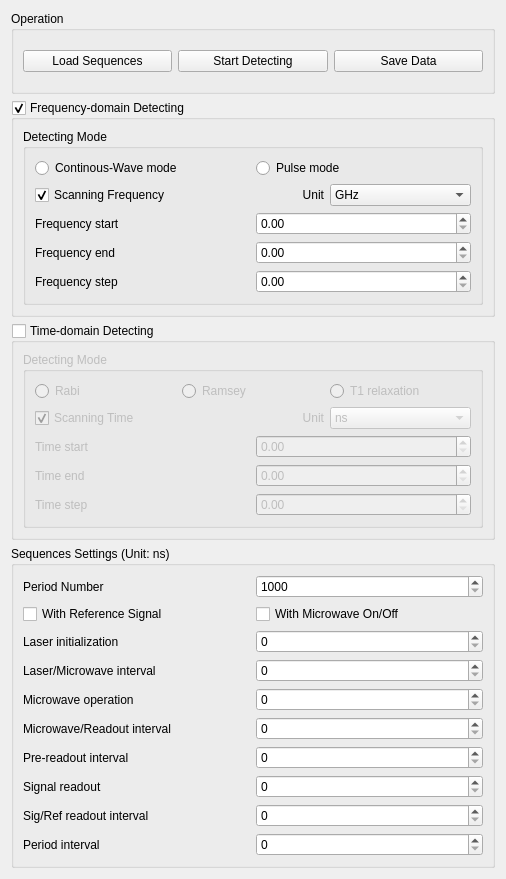
       <widget class="QWidget" name="pageODMR">
        <property name="geometry">
         <rect>
          <x>0</x>
          <y>0</y>
          <width>506</width>
          <height>879</height>
         </rect>
        </property>
        <attribute name="label">
         <string>ODMR Measurement</string>
        </attribute>
        <layout class="QVBoxLayout" name="verticalLayout">
         <item>
          <widget class="QGroupBox" name="groupBoxODMROperation">
           <property name="title">
            <string>Operation</string>
           </property>
           <layout class="QHBoxLayout" name="horizontalLayout_9">
            <item>
             <widget class="QPushButton" name="pushButtonODMRLoadSequences">
              <property name="text">
               <string>Load Sequences</string>
              </property>
             </widget>
            </item>
            <item>
             <widget class="QPushButton" name="pushButtonODMRStartDetecting">
              <property name="text">
               <string>Start Detecting</string>
              </property>
             </widget>
            </item>
            <item>
             <widget class="QPushButton" name="pushButtonODMRSaveData">
              <property name="text">
               <string>Save Data</string>
              </property>
             </widget>
            </item>
           </layout>
          </widget>
         </item>
         <item>
          <widget class="QGroupBox" name="groupBoxODMRFrequency">
           <property name="title">
            <string>Frequency-domain Detecting</string>
           </property>
           <property name="checkable">
            <bool>true</bool>
           </property>
           <layout class="QGridLayout" name="gridLayout_6">
            <item row="0" column="0" colspan="2">
             <widget class="QGroupBox" name="groupBox_10">
              <property name="title">
               <string>Detecting Mode</string>
              </property>
              <layout class="QVBoxLayout" name="verticalLayout_6">
               <item>
                <layout class="QHBoxLayout" name="horizontalLayout_15">
                 <item>
                  <widget class="QRadioButton" name="radioButtonODMRCW">
                   <property name="text">
                    <string>Continous-Wave mode</string>
                   </property>
                  </widget>
                 </item>
                 <item>
                  <widget class="QRadioButton" name="radioButtonODMRPulse">
                   <property name="text">
                    <string>Pulse mode</string>
                   </property>
                  </widget>
                 </item>
                </layout>
               </item>
               <item>
                <layout class="QHBoxLayout" name="horizontalLayout_14">
                 <item>
                  <widget class="QCheckBox" name="checkBoxODMRFrequencyScanning">
                   <property name="text">
                    <string>Scanning Frequency</string>
                   </property>
                   <property name="checked">
                    <bool>true</bool>
                   </property>
                  </widget>
                 </item>
                 <item>
                  <widget class="QLabel" name="label_34">
                   <property name="text">
                    <string>Unit</string>
                   </property>
                   <property name="alignment">
                    <set>Qt::AlignRight|Qt::AlignTrailing|Qt::AlignVCenter</set>
                   </property>
                  </widget>
                 </item>
                 <item>
                  <widget class="QComboBox" name="comboBoxODMRFrequencyUnit">
                   <item>
                    <property name="text">
                     <string>GHz</string>
                    </property>
                   </item>
                   <item>
                    <property name="text">
                     <string>MHz</string>
                    </property>
                   </item>
                   <item>
                    <property name="text">
                     <string>KHz</string>
                    </property>
                   </item>
                   <item>
                    <property name="text">
                     <string>Hz</string>
                    </property>
                   </item>
                  </widget>
                 </item>
                </layout>
               </item>
               <item>
                <layout class="QHBoxLayout" name="horizontalLayout_16">
                 <item>
                  <widget class="QLabel" name="label_17">
                   <property name="text">
                    <string>Frequency start</string>
                   </property>
                  </widget>
                 </item>
                 <item>
                  <widget class="QDoubleSpinBox" name="doubleSpinBoxODMRFrequencyStart"/>
                 </item>
                </layout>
               </item>
               <item>
                <layout class="QHBoxLayout" name="horizontalLayout_17">
                 <item>
                  <widget class="QLabel" name="label_18">
                   <property name="text">
                    <string>Frequency end</string>
                   </property>
                  </widget>
                 </item>
                 <item>
                  <widget class="QDoubleSpinBox" name="doubleSpinBoxODMRFrequencyEnd"/>
                 </item>
                </layout>
               </item>
               <item>
                <layout class="QHBoxLayout" name="horizontalLayout_18">
                 <item>
                  <widget class="QLabel" name="label_19">
                   <property name="text">
                    <string>Frequency step</string>
                   </property>
                  </widget>
                 </item>
                 <item>
                  <widget class="QDoubleSpinBox" name="doubleSpinBoxODMRFrequencyStep"/>
                 </item>
                </layout>
               </item>
              </layout>
             </widget>
            </item>
           </layout>
          </widget>
         </item>
         <item>
          <widget class="QGroupBox" name="groupBoxODMRTime">
           <property name="title">
            <string>Time-domain Detecting</string>
           </property>
           <property name="checkable">
            <bool>true</bool>
           </property>
           <property name="checked">
            <bool>false</bool>
           </property>
           <layout class="QVBoxLayout" name="verticalLayout_4">
            <item>
             <widget class="QGroupBox" name="groupBox_12">
              <property name="title">
               <string>Detecting Mode</string>
              </property>
              <layout class="QVBoxLayout" name="verticalLayout_5">
               <item>
                <layout class="QHBoxLayout" name="horizontalLayout_8">
                 <item>
                  <widget class="QRadioButton" name="radioButtonODMRRabi">
                   <property name="text">
                    <string>Rabi</string>
                   </property>
                  </widget>
                 </item>
                 <item>
                  <widget class="QRadioButton" name="radioButtonODMRRamsey">
                   <property name="text">
                    <string>Ramsey</string>
                   </property>
                  </widget>
                 </item>
                 <item>
                  <widget class="QRadioButton" name="radioButtonPulseODMRRelaxation">
                   <property name="text">
                    <string>T1 relaxation</string>
                   </property>
                  </widget>
                 </item>
                </layout>
               </item>
               <item>
                <layout class="QHBoxLayout" name="horizontalLayout_13">
                 <item>
                  <widget class="QCheckBox" name="checkBoxODMRTimeScanning">
                   <property name="text">
                    <string>Scanning Time</string>
                   </property>
                   <property name="checked">
                    <bool>true</bool>
                   </property>
                  </widget>
                 </item>
                 <item>
                  <widget class="QLabel" name="label_32">
                   <property name="text">
                    <string>Unit</string>
                   </property>
                   <property name="alignment">
                    <set>Qt::AlignRight|Qt::AlignTrailing|Qt::AlignVCenter</set>
                   </property>
                  </widget>
                 </item>
                 <item>
                  <widget class="QComboBox" name="comboBoxODMRTimeUnit">
                   <property name="currentIndex">
                    <number>3</number>
                   </property>
                   <item>
                    <property name="text">
                     <string>s</string>
                    </property>
                   </item>
                   <item>
                    <property name="text">
                     <string>ms</string>
                    </property>
                   </item>
                   <item>
                    <property name="text">
                     <string>us</string>
                    </property>
                   </item>
                   <item>
                    <property name="text">
                     <string>ns</string>
                    </property>
                   </item>
                  </widget>
                 </item>
                </layout>
               </item>
               <item>
                <layout class="QHBoxLayout" name="horizontalLayout_10">
                 <item>
                  <widget class="QLabel" name="label_30">
                   <property name="text">
                    <string>Time start</string>
                   </property>
                  </widget>
                 </item>
                 <item>
                  <widget class="QDoubleSpinBox" name="doubleSpinBoxODMRTimeStart">
                   <property name="maximum">
                    <double>1000.000000000000000</double>
                   </property>
                  </widget>
                 </item>
                </layout>
               </item>
               <item>
                <layout class="QHBoxLayout" name="horizontalLayout_11">
                 <item>
                  <widget class="QLabel" name="label_31">
                   <property name="text">
                    <string>Time end</string>
                   </property>
                  </widget>
                 </item>
                 <item>
                  <widget class="QDoubleSpinBox" name="doubleSpinBoxODMRTimeEnd">
                   <property name="maximum">
                    <double>1000.000000000000000</double>
                   </property>
                  </widget>
                 </item>
                </layout>
               </item>
               <item>
                <layout class="QHBoxLayout" name="horizontalLayout_12">
                 <item>
                  <widget class="QLabel" name="label_33">
                   <property name="text">
                    <string>Time step</string>
                   </property>
                  </widget>
                 </item>
                 <item>
                  <widget class="QDoubleSpinBox" name="doubleSpinBoxODMRTimeStep">
                   <property name="maximum">
                    <double>1000.000000000000000</double>
                   </property>
                  </widget>
                 </item>
                </layout>
               </item>
              </layout>
             </widget>
            </item>
           </layout>
          </widget>
         </item>
         <item>
          <widget class="QGroupBox" name="groupBoxODMRSequenceConfiguration">
           <property name="title">
            <string>Sequences Settings (Unit: ns)</string>
           </property>
           <layout class="QGridLayout" name="gridLayout_11">
            <item row="10" column="1">
             <widget class="QSpinBox" name="spinBoxODMRPreReadoutInterval">
              <property name="maximum">
               <number>100000</number>
              </property>
              <property name="singleStep">
               <number>10</number>
              </property>
             </widget>
            </item>
            <item row="9" column="1">
             <widget class="QSpinBox" name="spinBoxODMRMicrowaveReadoutInterval">
              <property name="maximum">
               <number>100000</number>
              </property>
              <property name="singleStep">
               <number>10</number>
              </property>
             </widget>
            </item>
            <item row="2" column="0">
             <widget class="QCheckBox" name="checkBoxODMRWithReference">
              <property name="text">
               <string>With Reference Signal</string>
              </property>
             </widget>
            </item>
            <item row="8" column="0">
             <widget class="QLabel" name="label_6">
              <property name="text">
               <string>Microwave operation</string>
              </property>
             </widget>
            </item>
            <item row="7" column="0">
             <widget class="QLabel" name="label_10">
              <property name="text">
               <string>Laser/Microwave interval</string>
              </property>
             </widget>
            </item>
            <item row="8" column="1">
             <widget class="QSpinBox" name="spinBoxODMRMicrowaveTime">
              <property name="maximum">
               <number>100000</number>
              </property>
              <property name="singleStep">
               <number>10</number>
              </property>
             </widget>
            </item>
            <item row="3" column="1">
             <widget class="QSpinBox" name="spinBoxODMRLaserTime">
              <property name="maximum">
               <number>100000</number>
              </property>
              <property name="singleStep">
               <number>10</number>
              </property>
             </widget>
            </item>
            <item row="10" column="0">
             <widget class="QLabel" name="label_23">
              <property name="text">
               <string>Pre-readout interval</string>
              </property>
             </widget>
            </item>
            <item row="13" column="1">
             <widget class="QSpinBox" name="spinBoxODMRSignalReadoutTime">
              <property name="maximum">
               <number>100000</number>
              </property>
              <property name="singleStep">
               <number>10</number>
              </property>
             </widget>
            </item>
            <item row="13" column="0">
             <widget class="QLabel" name="label_22">
              <property name="text">
               <string>Signal readout</string>
              </property>
             </widget>
            </item>
            <item row="7" column="1">
             <widget class="QSpinBox" name="spinBoxODMRLaserMicrowaveInterval">
              <property name="maximum">
               <number>100000</number>
              </property>
              <property name="singleStep">
               <number>10</number>
              </property>
             </widget>
            </item>
            <item row="14" column="1">
             <widget class="QSpinBox" name="spinBoxODMRSignalReferenceInterval">
              <property name="maximum">
               <number>100000</number>
              </property>
              <property name="singleStep">
               <number>10</number>
              </property>
             </widget>
            </item>
            <item row="3" column="0">
             <widget class="QLabel" name="label_8">
              <property name="text">
               <string>Laser initialization</string>
              </property>
             </widget>
            </item>
            <item row="16" column="0">
             <widget class="QLabel" name="label_20">
              <property name="text">
               <string>Period interval</string>
              </property>
             </widget>
            </item>
            <item row="14" column="0">
             <widget class="QLabel" name="label_21">
              <property name="text">
               <string>Sig/Ref readout interval</string>
              </property>
             </widget>
            </item>
            <item row="16" column="1">
             <widget class="QSpinBox" name="spinBoxODMRPeriodInterval">
              <property name="maximum">
               <number>100000</number>
              </property>
              <property name="singleStep">
               <number>10</number>
              </property>
             </widget>
            </item>
            <item row="1" column="1">
             <widget class="QSpinBox" name="spinBoxODMRPeriodNumber">
              <property name="minimum">
               <number>1000</number>
              </property>
              <property name="maximum">
               <number>10000000</number>
              </property>
              <property name="singleStep">
               <number>1000</number>
              </property>
             </widget>
            </item>
            <item row="9" column="0">
             <widget class="QLabel" name="label_24">
              <property name="text">
               <string>Microwave/Readout interval</string>
              </property>
             </widget>
            </item>
            <item row="1" column="0">
             <widget class="QLabel" name="label_3">
              <property name="text">
               <string>Period Number</string>
              </property>
             </widget>
            </item>
            <item row="2" column="1">
             <widget class="QCheckBox" name="checkBoxODMRMicrowaveOnOff">
              <property name="text">
               <string>With Microwave On/Off</string>
              </property>
             </widget>
            </item>
           </layout>
          </widget>
         </item>
        </layout>
       </widget>
